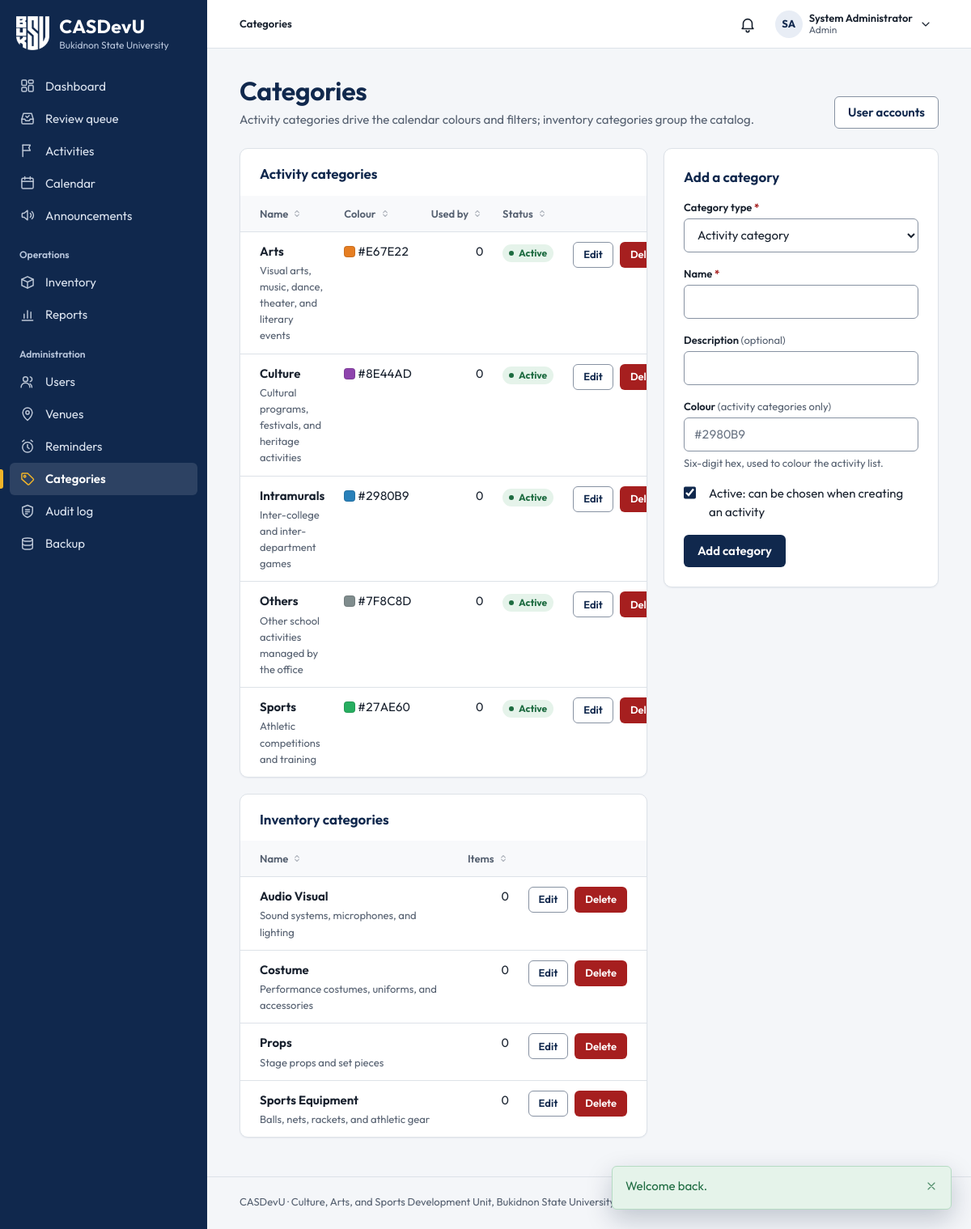
Before: /admin/categories.php (signed in) with the older database file.
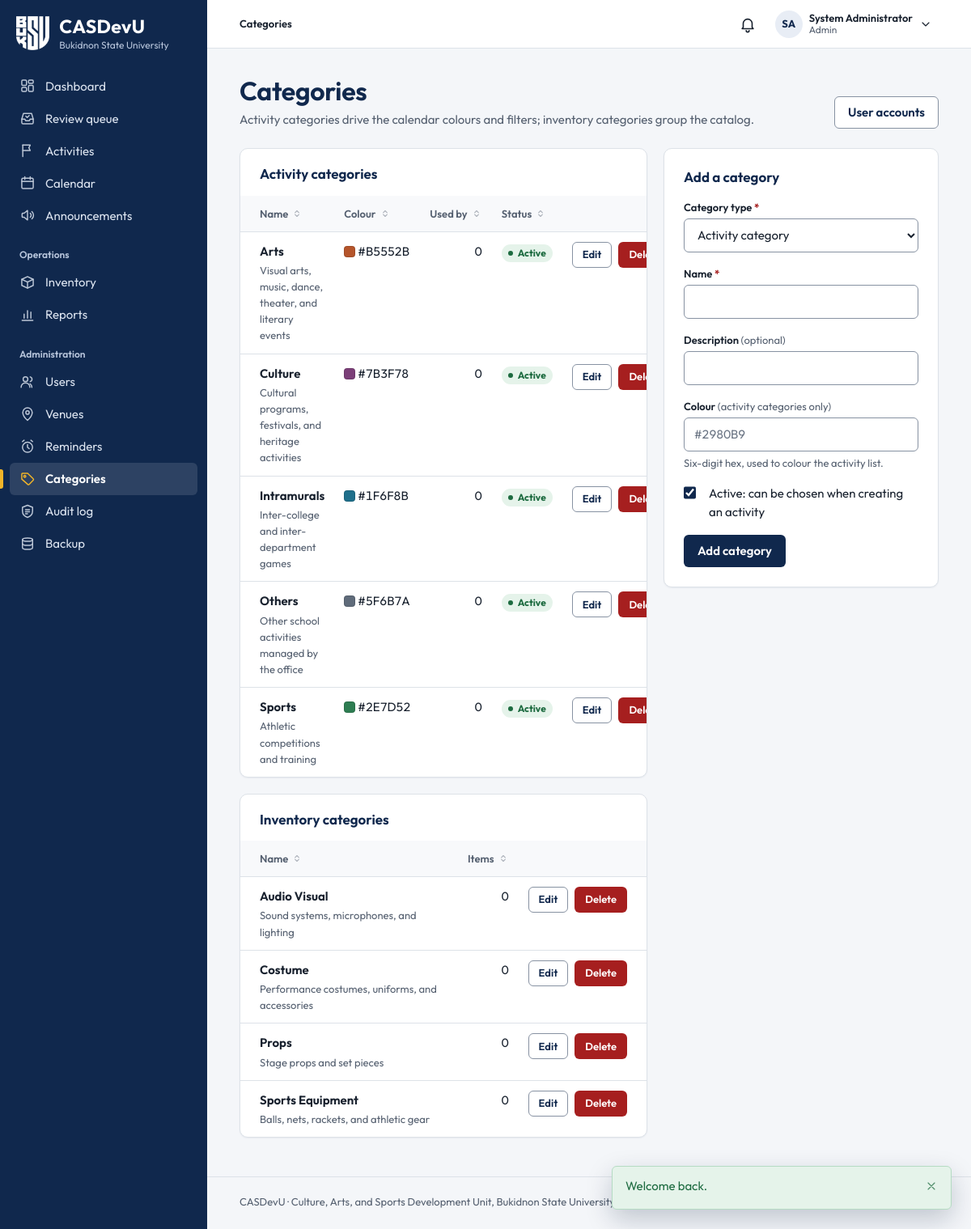
After: the same page with the newer database file.
### tables this page shows
CREATE TABLE users (
    user_id         INT UNSIGNED AUTO_INCREMENT PRIMARY KEY,
    role_id         TINYINT UNSIGNED NOT NULL,

     
    email           VARCHAR(150) NOT NULL UNIQUE,    
    password_hash   VARCHAR(255) NOT NULL,           
     
    student_number  VARCHAR(30)  NULL UNIQUE,        
    first_name      VARCHAR(80)  NOT NULL,
    middle_name     VARCHAR(80)  NULL,
    last_name       VARCHAR(80)  NOT NULL,
    sex             ENUM('male','female','other') NULL,
    birth_date      DATE         NULL,
    contact_number  VARCHAR(30)  NULL,
    photo_path      VARCHAR(255) NULL,

     
    course_id       INT UNSIGNED     NULL,
    year_level_id   TINYINT UNSIGNED NULL,
    section         VARCHAR(20)      NULL,

     
    status          ENUM('pending','active','inactive','suspended')
                        NOT NULL DEFAULT 'pending',
    last_login_at   DATETIME NULL,
    created_at      TIMESTAMP NOT NULL DEFAULT CURRENT_TIMESTAMP,
    updated_at      TIMESTAMP NOT NULL DEFAULT CURRENT_TIMESTAMP
                        ON UPDATE CURRENT_TIMESTAMP,

    CONSTRAINT fk_users_role       FOREIGN KEY (role_id)       REFERENCES roles(role_id),
    CONSTRAINT fk_users_course     FOREIGN KEY (course_id)     REFERENCES courses(course_id)
                                       ON DELETE SET NULL,
    CONSTRAINT fk_users_year_level FOREIGN KEY (year_level_id) REFERENCES year_levels(year_level_id)
                                       ON DELETE SET NULL,

    INDEX idx_users_role   (role_id),
    INDEX idx_users_status (status),
    INDEX idx_users_name   (last_name, first_name)
);

CREATE TABLE activity_categories (
    category_id     INT UNSIGNED AUTO_INCREMENT PRIMARY KEY,
    name            VARCHAR(80)  NOT NULL UNIQUE,    
    description     VARCHAR(255) NULL,
    color_hex       CHAR(7)      NULL,               
    is_active       TINYINT(1)   NOT NULL DEFAULT 1
);

CREATE TABLE inventory_categories (
    inv_category_id INT UNSIGNED AUTO_INCREMENT PRIMARY KEY,
    name            VARCHAR(80) NOT NULL UNIQUE,     
    description     VARCHAR(255) NULL
);

### public/admin/categories.php (the view, shortened to what the rows shown need)
<?php
require_role(['admin']);
$activityCategories = fetch_all(
    'SELECT c.*, (SELECT COUNT(*) FROM activities a WHERE a.category_id = c.category_id) AS usage_count
       FROM activity_categories c ORDER BY c.name'
);
$inventoryCategories = fetch_all(
    'SELECT c.*, (SELECT COUNT(*) FROM inventory_items i
                   WHERE i.inv_category_id = c.inv_category_id) AS usage_count
       FROM inventory_categories c ORDER BY c.name'
);
$editing  = null;
require __DIR__ . '/../../includes/layout/header.php';
?>
<div class="page-head">
    <div>
        <h1>Categories</h1>
    </div>
</div>
<div class="split">
    <div class="stack">
        <section class="card<?= $activityCategories === [] ? '' : ' card-flush' ?>">
            <div class="card-head"><h2>Activity categories</h2></div>
            <?php if ($activityCategories === []): ?>
                <div class="empty">
                    <strong>No activity categories yet</strong>
                    Add one with the form on this page so activities can be classified.
                </div>
            <?php else: ?>
                <div class="table-wrap">
                    <table class="data table-stack" data-sortable>
                        <thead>
                            <tr><th data-sort="text">Name</th><th data-sort="text">Colour</th><th class="num" data-sort="number">Used by</th><th data-sort="text">Status</th><th class="actions"><span class="sr-only">Actions</span></th></tr>
                        </thead>
                        <tbody>
                        <?php foreach ($activityCategories as $category): ?>
                            <tr>
                                <td data-label="Name">
                                    <strong><?= e($category['name']) ?></strong>
                                    <?php if ($category['description']): ?>
                                        <div class="hint"><?= e($category['description']) ?></div>
                                    <?php endif; ?>
                                </td>
                                <td data-label="Colour" class="nowrap">
                                    <?php if ($category['color_hex']): ?>
                                        <span class="swatch" style="background: <?= e($category['color_hex']) ?>"></span>
                                        <?= e($category['color_hex']) ?>
                                    <?php else: ?>
                                        <span class="muted">Not set</span>
                                    <?php endif; ?>
                                </td>
                                <td data-label="Used by" class="num"><?= (int) $category['usage_count'] ?></td>
                                <td data-label="Status"><?= (int) $category['is_active'] === 1
                                        ? '<span class="badge badge-success">Active</span>'
                                        : '<span class="badge badge-muted">Inactive</span>' ?></td>
                                <td data-label="Actions" class="actions">
                                    <div class="btn-row">
                                        <a class="btn btn-outline btn-sm"
                                           href="<?= url('admin/categories.php?kind=activity&edit=' . (int) $category['category_id']) ?>"
                                           aria-label="Edit <?= e($category['name']) ?>">Edit</a>
                                        <?php if ((int) $category['usage_count'] === 0): ?>
                                            <form method="post" class="inline-form"
                                                  onsubmit="return confirm('Delete this category?');">
                                                <button type="submit" class="btn btn-danger btn-sm"
                                                        aria-label="Delete <?= e($category['name']) ?>">Delete</button>
                                            </form>
                                        <?php endif; ?>
                                    </div>
                                </td>
                            </tr>
                        <?php endforeach; ?>
                        </tbody>
                    </table>
                </div>
            <?php endif; ?>
        </section>
        <section class="card<?= $inventoryCategories === [] ? '' : ' card-flush' ?>">
            <div class="card-head"><h2>Inventory categories</h2></div>
            <?php if ($inventoryCategories === []): ?>
                <div class="empty">
                    <strong>No inventory categories yet</strong>
                    Add one with the form on this page to group the inventory catalog.
                </div>
            <?php else: ?>
                <div class="table-wrap">
                    <table class="data table-stack" data-sortable>
                        <thead><tr><th data-sort="text">Name</th><th class="num" data-sort="number">Items</th><th class="actions"><span class="sr-only">Actions</span></th></tr></thead>
                        <tbody>
                        <?php foreach ($inventoryCategories as $category): ?>
                            <tr>
                                <td data-label="Name">
                                    <strong><?= e($category['name']) ?></strong>
                                    <?php if ($category['description']): ?>
                                        <div class="hint"><?= e($category['description']) ?></div>
                                    <?php endif; ?>
                                </td>
                                <td data-label="Items" class="num"><?= (int) $category['usage_count'] ?></td>
                                <td data-label="Actions" class="actions">
                                    <div class="btn-row">
                                        <a class="btn btn-outline btn-sm"
                                           href="<?= url('admin/categories.php?kind=inventory&edit=' . (int) $category['inv_category_id']) ?>"
                                           aria-label="Edit <?= e($category['name']) ?>">Edit</a>
                                        <?php if ((int) $category['usage_count'] === 0): ?>
                                            <form method="post" class="inline-form"
                                                  onsubmit="return confirm('Delete this category?');">
                                                <button type="submit" class="btn btn-danger btn-sm"
                                                        aria-label="Delete <?= e($category['name']) ?>">Delete</button>
                                            </form>
                                        <?php endif; ?>
                                    </div>
                                </td>
                            </tr>
                        <?php endforeach; ?>
                        </tbody>
                    </table>
                </div>
            <?php endif; ?>
        </section>
    </div>
    <section class="card" id="category-form">
        <div class="card-head"><h2><?= $editing ? 'Edit category' : 'Add a category' ?></h2></div>
    </section>
</div>
<?php
require __DIR__ . '/../../includes/layout/footer.php';

### includes/layout/header.php (shortened to what the rows shown need)
<?php
$user         = current_user();
$role         = current_role();
$currentFile  = basename($_SERVER['SCRIPT_NAME']);
$currentDir   = basename(dirname($_SERVER['SCRIPT_NAME']));
$isStudent    = $role === 'student';
$navSection = match (true) {
    $currentDir === 'public' && $currentFile === 'index.php'   => 'dashboard',
    $currentDir === 'public' && $currentFile === 'review.php'  => 'review',
    $currentFile === 'notifications.php'                        => 'notifications',
    $currentFile === 'profile.php'                              => 'profile',
    $currentFile === 'calendar.php'                             => 'calendar',
    $currentDir === 'activities'                                => 'activities',
    $currentDir === 'announcements'                             => 'announcements',
    $currentDir === 'inventory'                                 => 'inventory',
    $currentDir === 'reports'                                   => 'reports',
    $currentDir === 'admin'                                     => pathinfo($currentFile, PATHINFO_FILENAME),
    $currentDir === 'requirements' && $isStudent                => 'my-requirements',
    $currentDir === 'participation' && $isStudent               => 'my-activities',
    $currentDir === 'participation' || $currentDir === 'requirements' => 'activities',
    default                                                     => '',
};
$sections = [
    'dashboard'       => ['Dashboard', 'index.php'],
    'review'          => ['Review queue', 'review.php'],
    'notifications'   => ['Notifications', 'notifications.php'],
    'profile'         => ['My profile', 'profile.php'],
    'calendar'        => ['Calendar', 'activities/calendar.php'],
    'activities'      => ['Activities', 'activities/index.php'],
    'announcements'   => ['Announcements', 'announcements/index.php'],
    'inventory'       => [$isStudent ? 'Costumes & equipment' : 'Inventory', 'inventory/index.php'],
    'reports'         => ['Reports', 'reports/index.php'],
    'my-activities'   => ['My activities', 'participation/my-activities.php'],
    'my-requirements' => ['My requirements', 'requirements/mine.php'],
    'users'           => [has_role('admin') ? 'Users' : 'Accounts', 'admin/users.php'],
    'venues'          => ['Venues', 'admin/venues.php'],
    'reminders'       => ['Reminders', 'admin/reminders.php'],
    'categories'      => ['Categories', 'admin/categories.php'],
    'audit'           => ['Audit log', 'admin/audit.php'],
    'backup'          => ['Backup', 'admin/backup.php'],
];
$initials = $user
    ? strtoupper(mb_substr((string) $user['first_name'], 0, 1) . mb_substr((string) $user['last_name'], 0, 1))
    : '';
?>
<!DOCTYPE html>
<html lang="en">
<head>
    <link rel="stylesheet" href="<?= asset('css/style.css') ?>">
</head>
<body>
<div class="app">
<div class="main">
<?php if ($user): ?>
    <?php
    [$sectionLabel, $sectionHref] = $sections[$navSection] ?? ['', ''];
    $pageLabel  = (string) ($pageTitle ?? '');
    $isSectionHome = $sectionHref !== '' && str_ends_with($_SERVER['SCRIPT_NAME'], '/' . $sectionHref);
    ?>
    <header class="topbar">
        <nav class="breadcrumb" aria-label="Breadcrumb">
            <ol>
                <?php if ($sectionLabel !== '' && !$isSectionHome): ?>
                    <li><a href="<?= url($sectionHref) ?>"><?= e($sectionLabel) ?></a></li>
                    <li aria-current="page"><?= e($pageLabel) ?></li>
                <?php else: ?>
                    <li aria-current="page"><?= e($sectionLabel !== '' ? $sectionLabel : $pageLabel) ?></li>
                <?php endif; ?>
            </ol>
        </nav>
        <div class="topbar-actions">
            <?php require __DIR__ . '/notifications-menu.php'; ?>
            <details class="account-menu" data-menu>
                <summary class="account-trigger" aria-label="Account menu for <?= e(full_name($user)) ?>">
                    <?php if ($userPhotoUrl = user_photo_url($user)): ?>
                        <img class="account-initials" src="<?= e($userPhotoUrl) ?>" alt="" width="34" height="34">
                    <?php else: ?>
                        <span class="account-initials" aria-hidden="true"><?= e($initials) ?></span>
                    <?php endif; ?>
                    <span class="account-text">
                        <span class="account-name"><?= e(full_name($user)) ?></span>
                        <span class="account-role"><?= e(ucfirst((string) $role)) ?></span>
                    </span>
                    <?= icon('chevron-down', 'icon account-chevron') ?>
                </summary>
            </details>
        </div>
    </header>
<?php endif; ?>
<main class="page" id="main" tabindex="-1">

Changed rows visible on the page:
changed activity_categories "Arts": color_hex "#E67E22" → "#B5552B"
changed activity_categories "Culture": color_hex "#8E44AD" → "#7B3F78"
changed activity_categories "Intramurals": color_hex "#2980B9" → "#1F6F8B"
changed activity_categories "Others": color_hex "#7F8C8D" → "#5F6B7A"
changed activity_categories "Sports": color_hex "#27AE60" → "#2E7D52"
